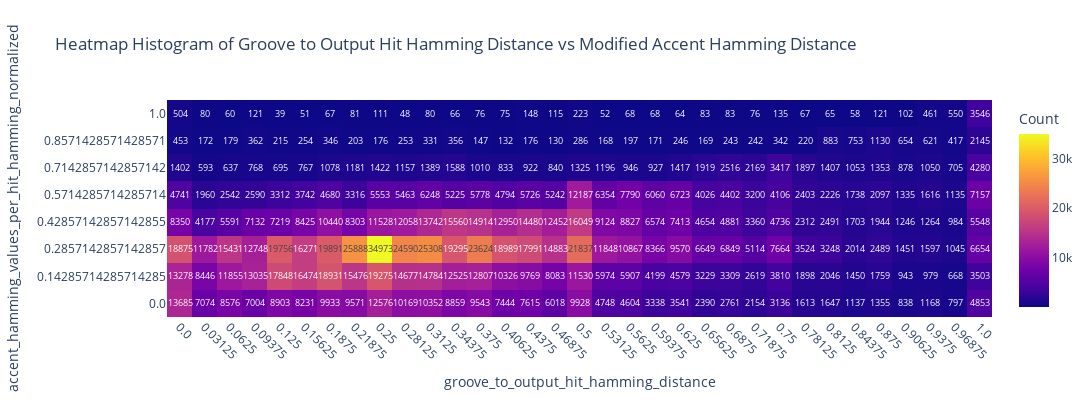

This figure's notebook cell:
### Code cell
create_heatmap_histogram(control_features_df,
                         key1="groove_to_output_hit_hamming_distance",
                         key2="accent_hamming_values_per_hit_hamming_normalized",
                         bins=None,
                         title="Heatmap Histogram of Groove to Output Hit Hamming Distance vs Modified Accent Hamming Distance",
                         )

### Figure 1 — Plotly figure (JSON) as saved in the notebook; plotly's stock layout.template omitted (floating-point values rounded to 4 significant figures; data arrays with more than 128 entries replaced by an {"elided": "..."} marker saying what was removed)
{"data": [{"colorbar": {"title": {"text": "Count"}}, "colorscale": [[0.0, "#0d0887"], [0.1111, "#46039f"], [0.2222, "#7201a8"], [0.3333, "#9c179e"], [0.4444, "#bd3786"], [0.5556, "#d8576b"], [0.6667, "#ed7953"], [0.7778, "#fb9f3a"], [0.8889, "#fdca26"], [1.0, "#f0f921"]], "hovertemplate": "groove_to_output_hit_hamming_distance: %{x}<br>accent_hamming_values_per_hit_hamming_normalized: %{y}<br>Count: %{z}<extra></extra>", "showscale": true, "text": {"elided": "8x33 str values"}, "textfont": {"size": 9}, "texttemplate": "%{text}", "x": ["0.0", "0.03125", "0.0625", "0.09375", "0.125", "0.15625", "0.1875", "0.21875", "0.25", "0.28125", "0.3125", "0.34375", "0.375", "0.40625", "0.4375", "0.46875", "0.5", "0.53125", "0.5625", "0.59375", "0.625", "0.65625", "0.6875", "0.71875", "0.75", "0.78125", "0.8125", "0.84375", "0.875", "0.90625", "0.9375", "0.96875", "1.0"], "y": ["0.0", "0.14285714285714285", "0.2857142857142857", "0.42857142857142855", "0.5714285714285714", "0.7142857142857142", "0.8571428571428571", "1.0"], "z": {"elided": "8x33 int values"}, "type": "heatmap"}], "layout": {"xaxis": {"title": {"text": "groove_to_output_hit_hamming_distance"}, "tickangle": 45}, "yaxis": {"title": {"text": "accent_hamming_values_per_hit_hamming_normalized"}, "tickangle": 0}, "title": {"text": "Heatmap Histogram of Groove to Output Hit Hamming Distance vs Modified Accent Hamming Distance"}, "width": 1200, "height": 400}}
